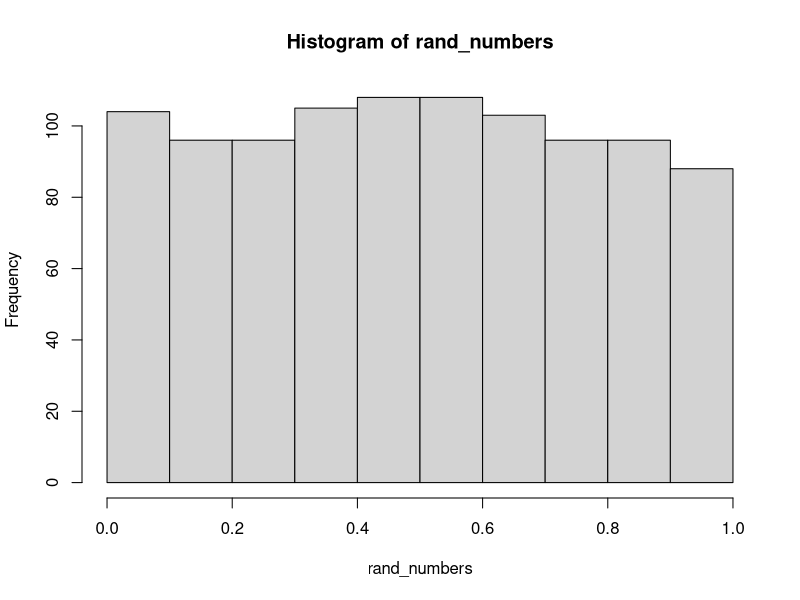
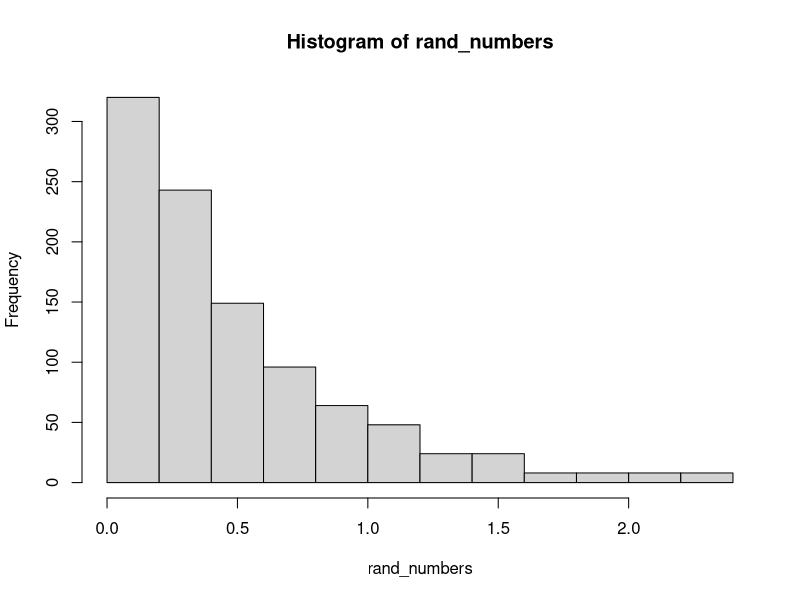
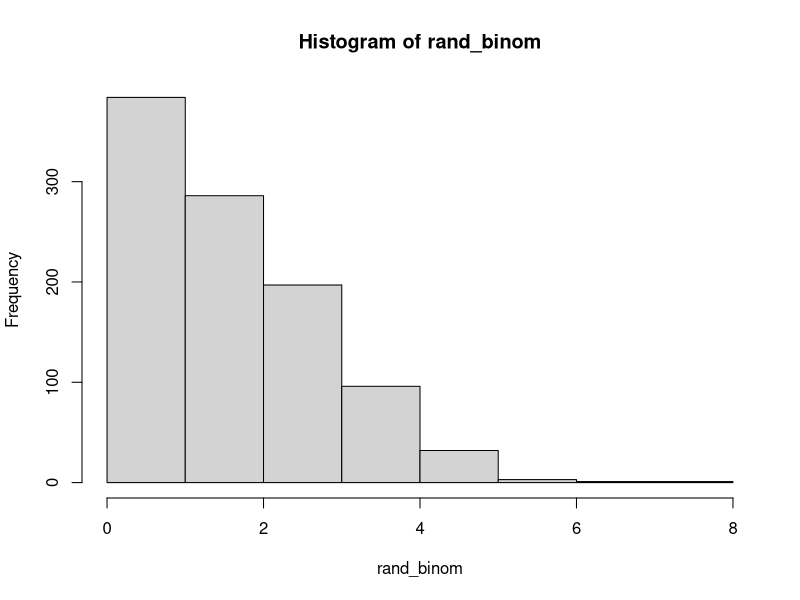

Recreate these plots in R, in order.
'
Matteus Sthefano Leite da Silva
matteus.silva@ccc.ufcg.edu.br

>>> Atividade 3
'

###############
#   PART1   #
###############

# Use o m ́etodo congruencial para gerar 1000 n ́umeros pseudo aleat ́orios uniforme (0, 1). Considere
# os seguintes parˆametros: M = 16, a = 1 e c = 1. Construa o histograma para esses n ́umeros
# gerados e verifique a forma do gr ́afico  ́e coerente com o modelo uniforme em quest ̃ao.

rand_numbers <- c()
rand_numbers[1] <- 40
for (i in 2:1000) {
  rand_numbers[i] <- (rand_numbers[i-1] + 1) %% 120
}
rand_numbers = rand_numbers/120

rand_numbers
hist(rand_numbers)

###############
#   PART 2    #
###############

# Use os n ́umeros pseudo aleat ́orios gerados anteriormente para gerar dados de uma exponencial, cuja
# F.d.a.  ́e dada por:
#    F(t) = 1 − e ** −2t , t > 0
#    Temos que:
#    F-¹(t) = -ln(1-t)/2

rand_numbers = -(log(1-rand_numbers))/2
rand_numbers
hist(rand_numbers)

###############
#   PART 3    #
###############
 
# Usando os geradores do software R, gere 1000 valores de uma distribui ̧c ̃ao binomial com n = 10 e
# p = 0, 2. Construa o histograma associado a esses dados.

rand_binom <- rbinom(1000, 10, 0.2)
rand_binom
hist(rand_binom)

